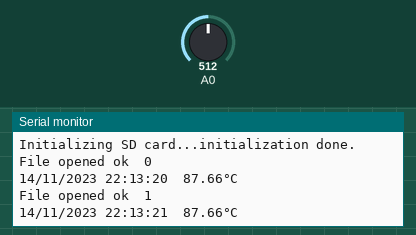
Bench run of a sketch on a simulated Arduino Uno, built with avr-gcc and run on an emulated ATmega328P. Parts: the last lines printed to the serial monitor. The test bench sets the inputs (shaded band); at power-on: A0 = 512. The local clock reads 2024-03-15 10:24:30 at power-on unless the sketch sets it; storage starts empty.

Above: at 1.2 s.
1.3 s: A0 set to 716
At 2.6 s:
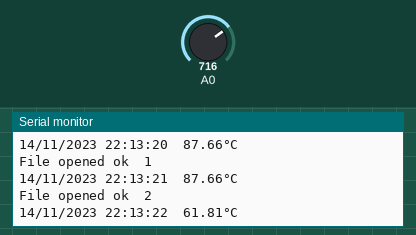
2.8 s: A0 set to 900
At 3.7 s:
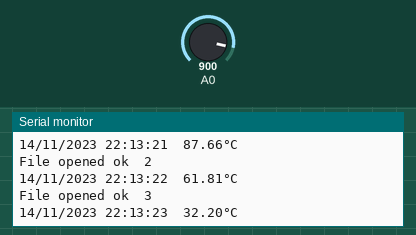

Measured:
- after the input at 1.3 s, the serial monitor: prints a new line after 0.78 s (image 1)
- after the input at 2.8 s, the serial monitor: prints a new line after 0.30 s (image 2)

The sketch:

data_logger.ino
```cpp
#include <SPI.h>  //for the SD card module
#include <SD.h>   // for the SD card
#include "RTClib.h"
RTC_DS1307 RTC;

//These values are in the datasheet
#define RT0 100000  // Ω
#define B 3950
//K
//--------------------------------------
#define VCC 5  //Supply voltage
#define R 10000  //R=10KΩ
const int chipSelect = 10;


// Create a file to store the data
File myFile;

//Variables
float RT, VR, ln, t, TX, T0, VRT;
uint16_t count=0;
void setup() {
  RTC.begin();
  //initializing Serial monitor
  Serial.begin(9600);

  if (!RTC.begin()) {
    Serial.println("Couldn't find RTC");

  } else {
    // following line sets the RTC to the date & time this sketch was compiled
     RTC.adjust(DateTime(__DATE__, __TIME__));
  }
  if (!RTC.isrunning()) {
    Serial.println("RTC is NOT running!");
  }

  // setup for the SD card
  Serial.print("Initializing SD card...");

  if (!SD.begin(chipSelect)) {
    Serial.println("initialization failed!");
    delay(1000);
  }
  Serial.println("initialization done.");

  //open file
}

void loop() {
  Writedata();

  delay(1000);
}

void Writedata()
{
  myFile = SD.open("NTC1.txt", FILE_WRITE);
  if (myFile) {
    Serial.print("File opened ok  ");
    Serial.println(count);
    count++;
    DateTime now = RTC.now();

    myFile.print(now.day(), DEC);
    myFile.print('/');
    myFile.print(now.month(), DEC);
    myFile.print('/');
    myFile.print(now.year(), DEC);
    myFile.print(' ');
    myFile.print(now.hour(), DEC);
    myFile.print(':');
    myFile.print(now.minute(), DEC);
    myFile.print(':');
    myFile.print(now.second(), DEC);
    myFile.print(",");

    Serial.print(now.day(), DEC);
    Serial.print('/');
    Serial.print(now.month(), DEC);
    Serial.print('/');
    Serial.print(now.year(), DEC);
    Serial.print(" ");
    Serial.print(now.hour(), DEC);
    Serial.print(':');
    Serial.print(now.minute(), DEC);
    Serial.print(':');
    Serial.print(now.second(), DEC);

    T0 = 25 + 273.15;
    float VRT = 0;

    for (int i = 0; i < 20; i++) {
      VRT = VRT + analogRead(A0);  //Acquisition analog value of VRT
    }
    VRT = VRT / 20;
    //Serial.println(VRT);
    VRT = (5.00 / 1023.00) * VRT;  //Conversion to voltage
    VR = VCC - VRT;
    RT = VRT / (VR / R);  //Resistance of RT
    ln = log(RT / RT0);
    TX = (1 / ((ln / B) + (1 / T0)));  //Temperature from thermistor
    TX = TX - 273.15;
    //debugging purposes
    Serial.print("\t");
    Serial.print(TX);
    Serial.println("°C");
    myFile.print(' ');
    myFile.print(TX);
    myFile.println(" ,");
    myFile.close();
  }
  else
  {
    Serial.println("not open");
  }

  }
```
